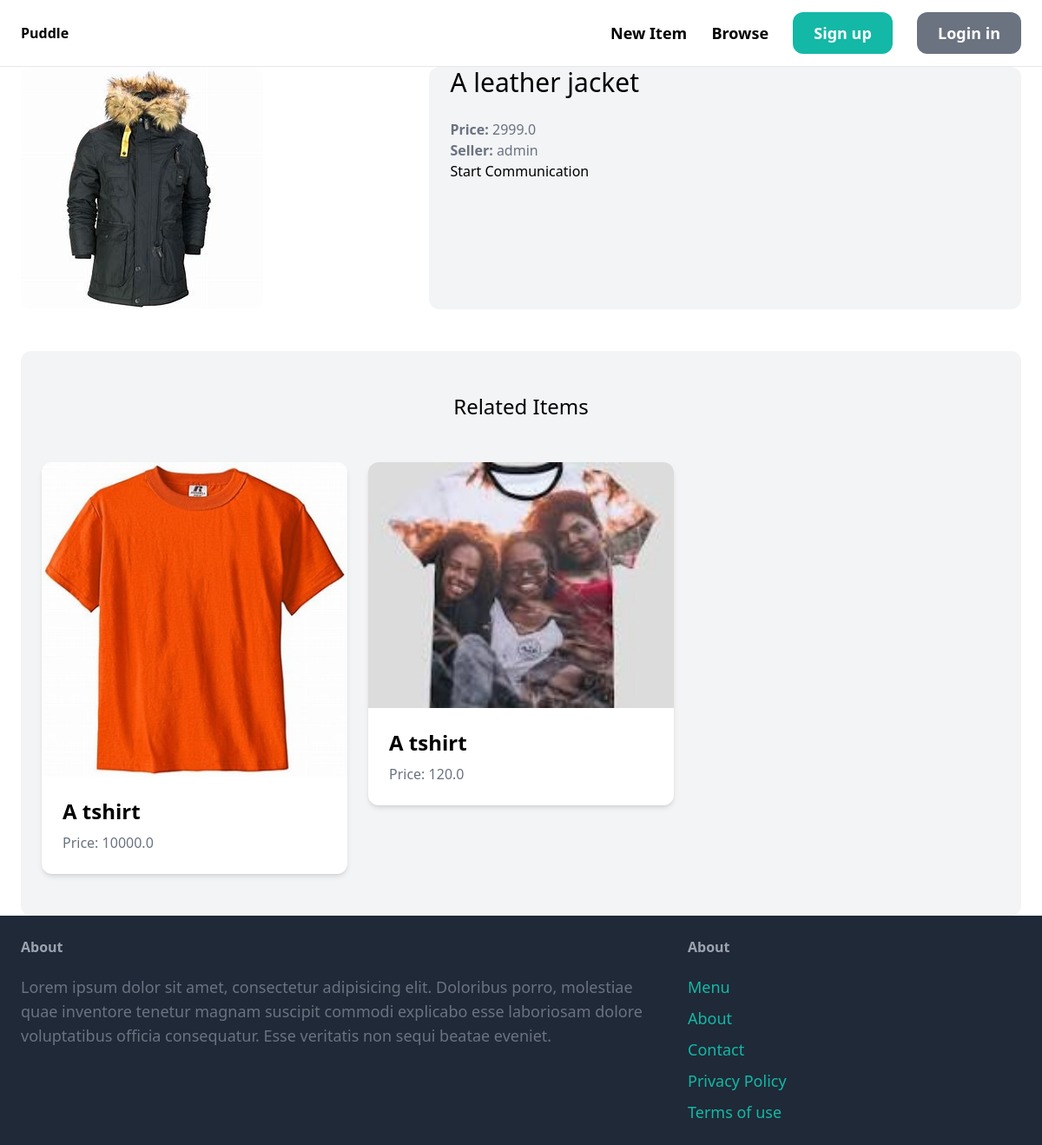
The app's page /items/a-leather-jacket/ with its own data.
### item/models.py (models this page shows, shortened)
class Item(models.Model):
    category = models.ForeignKey(Category, related_name='items', on_delete=models.CASCADE)
    name = models.CharField(max_length=255)
    slug = models.SlugField(max_length=255, unique=True, blank=True)
    description = models.TextField(blank=True, null=True)
    price = models.FloatField()
    image = models.ImageField(upload_to='items_images', blank=True, null=True)
    is_sold = models.BooleanField(default=False)
    created_by = models.ForeignKey(User, related_name='items', on_delete=models.CASCADE)
    created_at = models.DateTimeField(auto_now_add=True)

### item/views.py (the view)
# urls.py: path('<slug:slug>/', ItemDetailView.as_view(), name='detail'),
class ItemDetailView(DetailView):
    model = Item
    template_name = 'detail.html'  # Correct this to reflect the correct path
    context_object_name = 'item'
    def get_context_data(self, **kwargs):
        context = super().get_context_data(**kwargs)
        item = self.get_object()  # Get the current item
        context['related_items'] = Item.objects.filter(
            category=item.category,
            is_sold=False
        ).exclude(slug=item.slug)
        return context

### item/templates/detail.html (shortened to what this page needs)
{% extends 'core/base.html' %}
{% block content %}
<div class="grid grid-cols-5 gap-6">
    <div class="col-span-2">
        <img src="{{ item.image.url }}" class="rounded-xl">
    </div>
    <div class="col-span-3 px-6 bg-gray-100 rounded-xl">
        <h1 class="mb-6 text-3xl">{{ item.name }}</h1>
        <p class="text-gray-500"><strong>Price:</strong> {{ item.price }}</p>
        <p class="text-gray-500"><strong>Seller:</strong> {{ item.created_by.username }}</p>
        {% if request.user == item.created_by %}
        <div class="mt-6 p-6 bg-white rounded-xl">
            <p>This is your item!</p>
            <a href="{% url 'item:delete' item.slug %}" class="inline-block mt-6 px-6 py-3 text-lg font-semibold bg-red-500 text-white rounded-xl">Delete</a>
            <a href="{% url 'item:edit' item.slug %}" class="inline-block mt-6 px-6 py-3 text-lg font-semibold bg-green-500 text-white rounded-xl">Edit</a>
        </div>
        {% else %}
        <a href="{% url 'communication:new' slug=item.slug %}">Start Communication</a>
        {% endif %}
    </div>
</div>
<div class="mt-12 px-6 py-12 bg-gray-100 rounded-xl">
    <h2 class="mb-12 text-2xl text-center">Related Items</h2>
    <div class="grid grid-cols-1 sm:grid-cols-2 md:grid-cols-3 gap-6">
        {% for related_item in related_items %}
        <div>
            <a href="{% url 'item:detail' slug=related_item.slug %}">
                <div class="bg-white shadow-md rounded-xl overflow-hidden">
                    <div class="aspect-w-16 aspect-h-9">
                        <img src="{{ related_item.image.url }}" alt="{{ related_item.name }}" class="w-full h-full object-cover">
                    </div>
                    <div class="p-6">
                        <h2 class="text-2xl font-semibold">{{ related_item.name }}</h2>
                        <p class="text-gray-500 mt-2">Price: {{ related_item.price }}</p>
                    </div>
                </div>
            </a>
        </div>
        {% endfor %}
    </div>
</div>
{% endblock %}

### records on screen
Item: image (picture), name "A leather jacket", price "2999.0", created_by.username "admin"
Item: image (picture), name "A tshirt", price "10000.0"
Item: image (picture), name "A tshirt", price "120.0"
